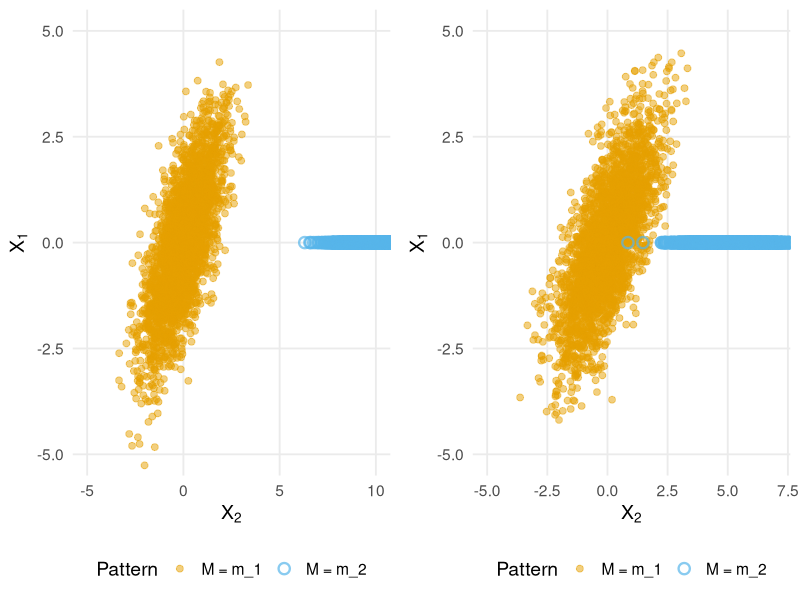

Write R code to recreate this figure. (Note: this script raises an error after producing the figure.)

#################################################
##Overlap Condition
#################################################
library(ggplot2)
library(gridExtra)
library(MASS)

set.seed(123)

# Number of samples per pattern
n <- 3000

# # ===== EXAMPLE 1: Uniform distributions =====
# # Pattern m1: X2* ~ U([0,1])
# X2_m1 <- runif(n, 0, 1)
# # Pattern m2: X2* ~ U([1,2])
# X2_m2 <- runif(n, 1, 2)
# 
# # Common noise epsilon ~ U([0,1])
# epsilon_m1 <- runif(n, 0, 1)
# epsilon_m2 <- runif(n, 0, 1)
# 
# # X1* = X2* * epsilon, so X1*|X2* ~ U([0, X2*])
# X1_m1 <- X2_m1 * epsilon_m1
# X1_m2 <- X2_m2 * epsilon_m2
# 
# # Create data frame for Example 1
# df1 <- data.frame(
#   X1 = c(X1_m1, X1_m2),
#   X2 = c(X2_m1, X2_m2),
#   Pattern = factor(rep(c("M = m_1", "M = m_2"), each = n))
# )
# 
# # Plot Example 1 - Pattern m2 with X1 missing
# p1 <- ggplot() +
#   # Plot pattern m1 (complete data) as points
#   geom_point(data = df1[df1$Pattern == "M = m_1", ], 
#              aes(x = X2, y = X1, color = Pattern), 
#              alpha = 0.5, size = 2) +
#   # Plot pattern m2 as circles on x-axis (X1 is missing)
#   geom_point(data = df1[df1$Pattern == "M = m_2", ], 
#              aes(x = X2, y = 0, color = Pattern), 
#              shape = 1, size = 3, alpha = 0.7, stroke = 1.2) +
#   
#   scale_color_manual(values = c("M = m_1" = "#E69F00", "M = m_2" = "#56B4E9")) +
#   labs(
#     #title = "Example 1: Uniform Distributions",
#     #subtitle = "Pattern m_1: complete data | Pattern m_2: X₁ missing (only X₂ observed)",
#     x = expression(X[2]),
#     y = expression(X[1])
#   ) +
#   theme_minimal(base_size = 14) +
#   theme(
#     legend.position = "bottom",
#     plot.title = element_text(face = "bold"),
#     panel.grid.minor = element_blank()
#   ) +
#   coord_cartesian(xlim = c(-0.1, 2.1), ylim = c(-0.15, 2.1))


# ===== EXAMPLE 1: Gaussian mixture =====
# Pattern m1: (X1, X2) | M=m1 ~ N(mean1, Sigma1)
mean1 <- c(0, 0)
Sigma1 <- matrix(c(2, 1, 1, 1), nrow = 2)

# Pattern m2: (X1, X2) | M=m2 ~ N(mean2, Sigma2)
mean2 <- c(10, 10)
Sigma2 <- matrix(c(2, 1, 1, 1), nrow = 2)

# Generate samples
samples_m1 <- mvrnorm(n, mu = mean1, Sigma = Sigma1)
samples_m2 <- mvrnorm(n, mu = mean2, Sigma = Sigma2)

# Create data frame for Example 2
df2 <- data.frame(
  X1 = c(samples_m1[, 1], samples_m2[, 1]),
  X2 = c(samples_m1[, 2], samples_m2[, 2]),
  Pattern = factor(rep(c("M = m_1", "M = m_2"), each = n))
)

# Plot Example 2 - Pattern m2 with X1 missing
p1 <- ggplot() +
  # Plot pattern m1 (complete data) as points
  geom_point(data = df2[df2$Pattern == "M = m_1", ], 
             aes(x = X2, y = X1, color = Pattern), 
             alpha = 0.5, size = 2) +
  # Plot pattern m2 as circles on x-axis (X1 is missing)
  geom_point(data = df2[df2$Pattern == "M = m_2", ], 
             aes(x = X2, y = 0, color = Pattern), 
             shape = 1, size = 3, alpha = 0.7, stroke = 1.2) +
  # Add the conditional relationship line: E[X1|X2] = X2
  scale_color_manual(values = c("M = m_1" = "#E69F00", "M = m_2" = "#56B4E9")) +
  labs(
    #title = "Example 2: Gaussian Mixture",
    #subtitle = "Pattern m_1: complete data | Pattern m_2: X₁ missing (only X₂ observed)",
    x = expression(X[2]),
    y = expression(X[1])
  ) +
  theme_minimal(base_size = 14) +
  theme(
    legend.position = "bottom",
    plot.title = element_text(face = "bold"),
    panel.grid.minor = element_blank()
  ) +
  coord_cartesian(ylim = c(-5, 5), xlim = c(-5, 10))




# ===== EXAMPLE 2: Gaussian mixture =====
# Pattern m1: (X1, X2) | M=m1 ~ N(mean1, Sigma1)
mean1 <- c(0, 0)
Sigma1 <- matrix(c(2, 1, 1, 1), nrow = 2)

# Pattern m2: (X1, X2) | M=m2 ~ N(mean2, Sigma2)
mean2 <- c(5, 5)
Sigma2 <- matrix(c(2, 1, 1, 1), nrow = 2)

# Generate samples
samples_m1 <- mvrnorm(n, mu = mean1, Sigma = Sigma1)
samples_m2 <- mvrnorm(n, mu = mean2, Sigma = Sigma2)

# Create data frame for Example 2
df2 <- data.frame(
  X1 = c(samples_m1[, 1], samples_m2[, 1]),
  X2 = c(samples_m1[, 2], samples_m2[, 2]),
  Pattern = factor(rep(c("M = m_1", "M = m_2"), each = n))
)

# Plot Example 2 - Pattern m2 with X1 missing
p2 <- ggplot() +
  # Plot pattern m1 (complete data) as points
  geom_point(data = df2[df2$Pattern == "M = m_1", ], 
             aes(x = X2, y = X1, color = Pattern), 
             alpha = 0.5, size = 2) +
  # Plot pattern m2 as circles on x-axis (X1 is missing)
  geom_point(data = df2[df2$Pattern == "M = m_2", ], 
             aes(x = X2, y = 0, color = Pattern), 
             shape = 1, size = 3, alpha = 0.7, stroke = 1.2) +
  # Add the conditional relationship line: E[X1|X2] = X2
  scale_color_manual(values = c("M = m_1" = "#E69F00", "M = m_2" = "#56B4E9")) +
  labs(
    #title = "Example 2: Gaussian Mixture",
    #subtitle = "Pattern m_1: complete data | Pattern m_2: X₁ missing (only X₂ observed)",
    x = expression(X[2]),
    y = expression(X[1])
  ) +
  theme_minimal(base_size = 14) +
  theme(
    legend.position = "bottom",
    plot.title = element_text(face = "bold"),
    panel.grid.minor = element_blank()
  ) +
  coord_cartesian(ylim = c(-5, 5), xlim = c(-5, 7))

# Combine plots
grid.arrange(p1, p2, ncol = 2)







#################################################
## Example \ref{interesting_new_Example}
#################################################

n<-40000
d=3

X<-simulate_fgm(n=n, alpha=1)
X<-cbind(X,matrix(runif( (d-2)*n ), nrow=n, ncol=d-2 ))

colnames(X)<-paste0("X",1:d)


vectors <- matrix(c(
  rep(0, d),
  0, 1, rep(0,d-2),
  rep(0,d-1), 1,
  1,1, rep(0,d-2)
), nrow = 4, byrow = TRUE)


# Generate random draws
# sample() will generate indices, which we use to select rows from the matrix
M <- vectors[apply(X,1, function(x) sample(1:4, size = 1, prob=c((x[1]+x[2])/3, (1-x[1])/3, (1-x[2])/3, 1/3), replace = TRUE)), ]
X.NA<-X
X.NA[M==1]<-NA

nLm<-nrow(X[ (M[,1]==0 & M[,2]==0 & M[,3]==0) |  (M[,1]==0 & M[,2]==0 & M[,3]==1) ,1:2])

# Create grid for density contours
x1_grid <- seq(0, 1, length.out = 100)
x2_grid <- seq(0, 1, length.out = 100)
density_grid <- outer(x1_grid, x2_grid, function(x1, x2) {
  1 + (2*x1 - 1) * (2*x2 - 1)
})

density_grid2 <- outer(x1_grid, x2_grid, function(x1, x2) {
  1 + (2*x1 - 1) * (2*x2 - 1) * (2/3)*(1+x1)
})

# Plot with density overlay
par(mfrow=c(1,2))

# Plot 1: M=m_4 (random sample)
plot(X[sample(1:n, size=nLm, replace = F), 1:2], 
     pch = 16, cex = 0.5, col = rgb(0, 0, 1, 0.3),
     xlab = "X1", ylab = "X2")
contour(x1_grid, x2_grid, density_grid, 
        add = TRUE, col = "red", lwd = 2, labcex = 0.8)

# Plot 2: M in Lm
plot(X.NA[(M[,1]==0 & M[,2]==0 & M[,3]==0) | (M[,1]==0 & M[,2]==0 & M[,3]==1), 1:2], 
     pch = 16, cex = 0.5, col = rgb(0, 0, 1, 0.3),
     xlab = "X1", ylab = "X2")
contour(x1_grid, x2_grid, density_grid2, 
        add = TRUE, col = "red", lwd = 2, labcex = 0.8)

par(mfrow=c(1,1))

##Alternative:
par(mfrow=c(1,3))

hist(X.NA[(M[,1]==0 & M[,2]==0 & M[,3]==0) | (M[,1]==0 & M[,2]==0 & M[,3]==1), 1], xlab="X_1", main="")
hist(X.NA[(M[,1]==0 & M[,2]==0 & M[,3]==0) | (M[,1]==0 & M[,2]==0 & M[,3]==1), 2], xlab="X_2", main="")

# Plot 2: M in Lm
plot(X.NA[(M[,1]==0 & M[,2]==0 & M[,3]==0) | (M[,1]==0 & M[,2]==0 & M[,3]==1), 1:2], 
     pch = 16, cex = 0.5, col = rgb(0, 0, 1, 0.3),
     xlab = "X_1", ylab = "X_2")
contour(x1_grid, x2_grid, density_grid2, 
        add = TRUE, col = "red", lwd = 2, labcex = 0.8)

par(mfrow=c(1,1))




###Saving the plot

#Plotting:
# Open a PNG device for saving the plot
png(filename = paste0("Example_X1X2", ".png"), 
    width = 1200,    # Width in pixels
    height = 400,    # Height in pixels
    res = 120)       # Resolution in dpi

##Alternative:
par(mfrow=c(1,3))

hist(X.NA[(M[,1]==0 & M[,2]==0 & M[,3]==0) | (M[,1]==0 & M[,2]==0 & M[,3]==1), 1], xlab="X_1", main="", cex.axis=1.5,cex.lab=1.5)
hist(X.NA[(M[,1]==0 & M[,2]==0 & M[,3]==0) | (M[,1]==0 & M[,2]==0 & M[,3]==1), 2], xlab="X_2", main="",cex.axis=1.5,cex.lab=1.5)

# Plot 2: M in Lm
plot(X.NA[(M[,1]==0 & M[,2]==0 & M[,3]==0) | (M[,1]==0 & M[,2]==0 & M[,3]==1), 1:2], 
     pch = 16, cex = 0.5, col = rgb(0, 0, 1, 0.3),
     xlab = "X_1", ylab = "X_2", cex.axis=1.5,cex.lab=1.5)
contour(x1_grid, x2_grid, density_grid2, 
        add = TRUE, col = "red", lwd = 2, labcex = 0.8)

par(mfrow=c(1,1))


# Close the PNG device
dev.off()
